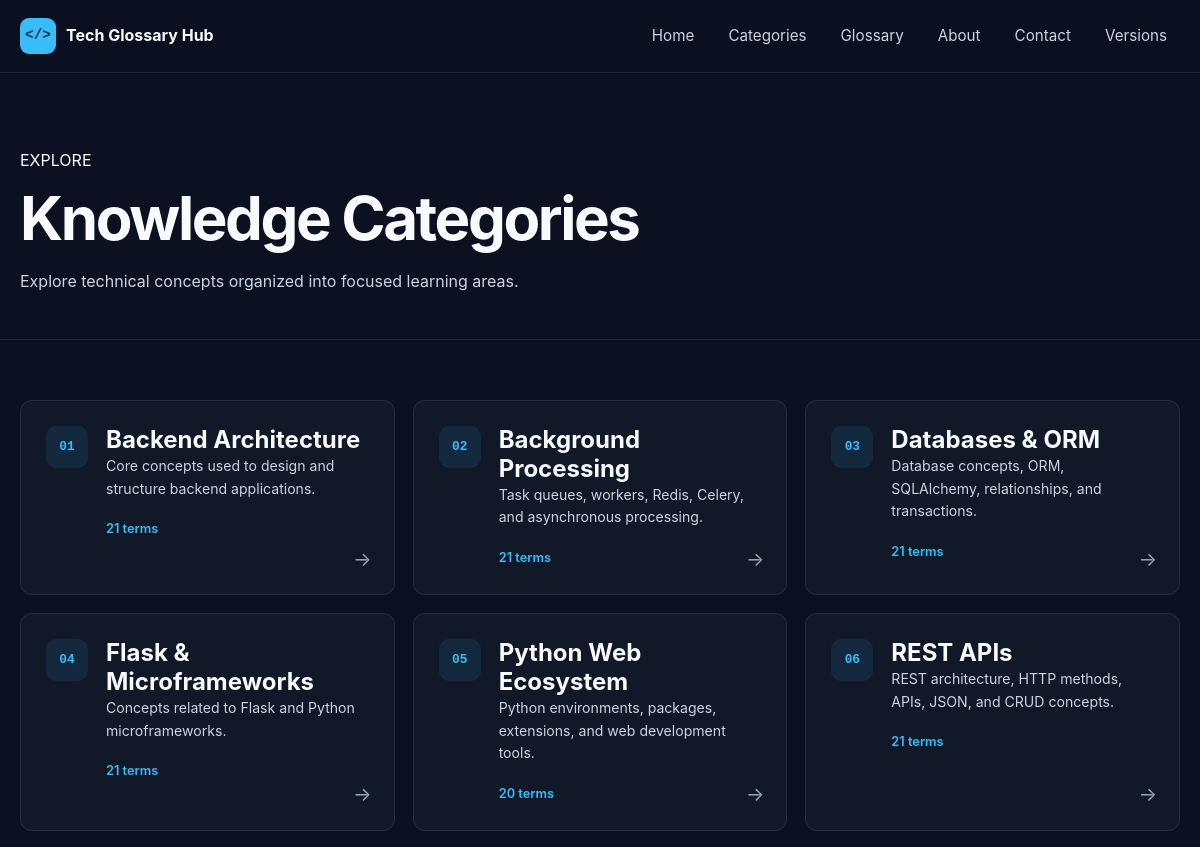
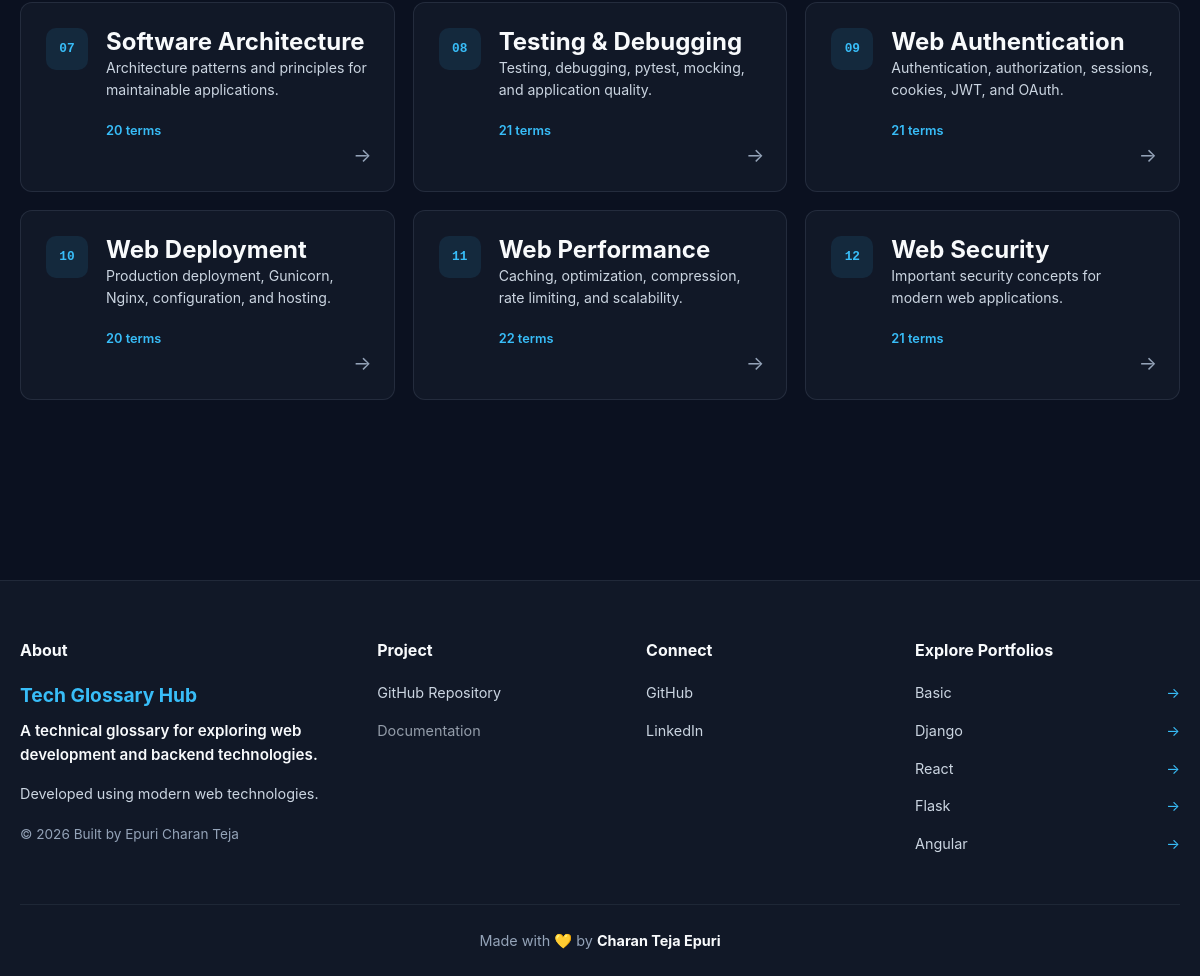
The page /categories on the database its author committed (2 pictures, top to bottom).
### app/models/category.py (models this page shows, shortened)
class Category(db.Model):
    __tablename__ = "categories"
    id = db.Column(
        db.Integer,
        primary_key=True
    )
    name = db.Column(
        db.String(100),
        nullable=False,
        unique=True
    )
    slug = db.Column(
        db.String(100),
        nullable=False,
        unique=True
    )
    description = db.Column(
        db.Text,
        nullable=True
    )
    created_at = db.Column(
        db.DateTime,
        default=lambda: datetime.now(timezone.utc)
    )
    terms = db.relationship(
        "GlossaryTerm",
        back_populates="category",
        cascade="all, delete-orphan"
    )

### app/routes/main.py (the view)
@main_bp.route("/categories")
def categories():
    categories = Category.query.order_by(
        Category.name.asc()
    ).all()
    return render_template(
        "categories.html",
        categories=categories
    )

### app/templates/categories.html (shortened to what this page needs)
{% extends "base.html" %}
{% block content %}
<section class="page-header">
    <div class="container">
        <span class="eyebrow">
            EXPLORE
        </span>
        <h1>
            Knowledge Categories
        </h1>
        <p>
            Explore technical concepts organized into
            focused learning areas.
        </p>
    </div>
</section>
<section class="categories-page-section">
    <div class="container">
        {% if categories %}
        <div class="category-grid category-grid-page">
            {% for category in categories %}
            <a
                href="{{ url_for(
                    'main.category_detail',
                    slug=category.slug
                ) }}"
                class="category-card category-card-link"
            >
                <div class="category-icon">
                    {{ "%02d" | format(loop.index) }}
                </div>
                <div class="category-content">
                    <h2>
                        {{ category.name }}
                    </h2>
                    <p>
                        {{ category.description }}
                    </p>
                    <span class="category-count">
                        {{ category.terms | length }}
                        {% if category.terms | length == 1 %}
                            term
                        {% else %}
                            terms
                        {% endif %}
                    </span>
                </div>
                <span class="category-arrow">
                    →
                </span>
            </a>
            {% endfor %}
        </div>
        {% endif %}
    </div>
</section>
{% endblock %}

### app/static/css/style.css (style rules this page uses)
* { margin: 0; padding: 0; box-sizing: border-box; }
:root { --background: #0b1120; --surface: #111827; --surface-light: #172033; --primary: #38bdf8; --primary-dark: #0284c7; --text: #f8fafc; --text-secondary: #cbd5e1; --muted: #94a3b8; --border: rgba(148, 163, 184, 0.15); --shadow: 0 10px 30px rgba(0, 0, 0, 0.25); --radius-sm: 8px; --radius-md: 12px; --radius-lg: 18px; --container-width: 1200px; }
html { scroll-behavior: smooth; }
body { min-height: 100vh; display: flex; flex-direction: column; background: var(--background); color: var(--text); font-family: Inter, system-ui, -apple-system, BlinkMacSystemFont, "Segoe UI", sans-serif; line-height: 1.6; }
a { color: inherit; text-decoration: none; }
button, a { -webkit-tap-highlight-color: transparent; }
h1, h2, h3, h4, h5, h6 { line-height: 1.2; }
p { color: var(--text-secondary); }
.container { width: min( calc(100% - 40px), var(--container-width) ); margin: 0 auto; }
.page-header { padding: 75px 0 45px; border-bottom: 1px solid var(--border); }
.page-header h1 { margin: 8px 0 15px; font-size: clamp( 2.4rem, 5vw, 4rem ); letter-spacing: -0.04em; }
.page-header p { max-width: 650px; font-size: 1rem; }
.category-grid { display: grid; grid-template-columns: repeat(3, 1fr); gap: 18px; }
.category-card { position: relative; display: flex; gap: 18px; min-height: 190px; padding: 25px; background: var(--surface); border: 1px solid var(--border); border-radius: var(--radius-md); transition: transform 0.2s ease, border-color 0.2s ease, background 0.2s ease; }
.category-icon { display: flex; align-items: center; justify-content: center; flex-shrink: 0; width: 42px; height: 42px; border-radius: 10px; background: rgba(56, 189, 248, 0.1); color: var(--primary); font-family: monospace; font-size: 0.8rem; font-weight: 700; }
.category-content { min-width: 0; }
.category-content p { margin-bottom: 15px; font-size: 0.88rem; line-height: 1.6; }
.category-count { color: var(--primary); font-size: 0.8rem; font-weight: 600; }
.categories-page-section { padding: 60px 0 100px; }
.category-grid-page { display: grid; grid-template-columns: repeat(3, 1fr); gap: 18px; }
.category-card-link { position: relative; color: inherit; text-decoration: none; }
.category-arrow { position: absolute; right: 22px; bottom: 20px; color: var(--muted); font-size: 1.2rem; transition: color 0.2s ease, transform 0.2s ease; }

### rows shown on the page
Category: index "01", name "Backend Architecture", description "Core concepts used to design and structure backend applications.", terms|length "21"
Category: index "02", name "Background Processing", description "Task queues, workers, Redis, Celery, and asynchronous processing.", terms|length "21"
Category: index "03", name "Databases & ORM", description "Database concepts, ORM, SQLAlchemy, relationships, and transactions.", terms|length "21"
Category: index "04", name "Flask & Microframeworks", description "Concepts related to Flask and Python microframeworks.", terms|length "21"
Category: index "05", name "Python Web Ecosystem", description "Python environments, packages, extensions, and web development tools.", terms|length "20"
Category: index "06", name "REST APIs", description "REST architecture, HTTP methods, APIs, JSON, and CRUD concepts.", terms|length "21"
Category: index "07", name "Software Architecture", description "Architecture patterns and principles for maintainable applications.", terms|length "20"
Category: index "08", name "Testing & Debugging", description "Testing, debugging, pytest, mocking, and application quality.", terms|length "21"
Category: index "09", name "Web Authentication", description "Authentication, authorization, sessions, cookies, JWT, and OAuth.", terms|length "21"
Category: index "10", name "Web Deployment", description "Production deployment, Gunicorn, Nginx, configuration, and hosting.", terms|length "20"
Category: index "11", name "Web Performance", description "Caching, optimization, compression, rate limiting, and scalability.", terms|length "22"
Category: index "12", name "Web Security", description "Important security concepts for modern web applications.", terms|length "21"
